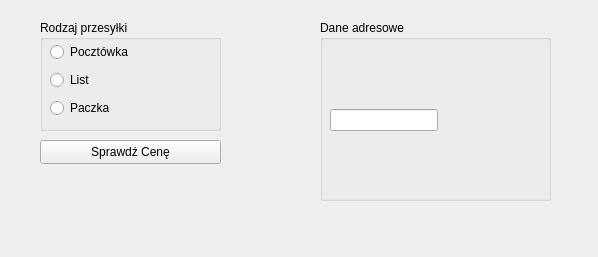
<?xml version="1.0" encoding="UTF-8"?>
<ui version="4.0">
 <class>NadajPrzesylke</class>
 <widget class="QWidget" name="NadajPrzesylke">
  <property name="geometry">
   <rect>
    <x>0</x>
    <y>0</y>
    <width>598</width>
    <height>257</height>
   </rect>
  </property>
  <property name="windowTitle">
   <string>Nadaj Przesyłke, Pesel: 00000000000</string>
  </property>
  <widget class="QGroupBox" name="groupBox">
   <property name="geometry">
    <rect>
     <x>40</x>
     <y>20</y>
     <width>181</width>
     <height>111</height>
    </rect>
   </property>
   <property name="title">
    <string>Rodzaj przesyłki</string>
   </property>
   <widget class="QWidget" name="verticalLayoutWidget">
    <property name="geometry">
     <rect>
      <x>10</x>
      <y>20</y>
      <width>160</width>
      <height>80</height>
     </rect>
    </property>
    <layout class="QVBoxLayout" name="verticalLayout">
     <item>
      <widget class="QRadioButton" name="radioButton_2">
       <property name="text">
        <string>Pocztówka</string>
       </property>
       <attribute name="buttonGroup">
        <string notr="true">buttonGroup</string>
       </attribute>
      </widget>
     </item>
     <item>
      <widget class="QRadioButton" name="radioButton_3">
       <property name="text">
        <string>List</string>
       </property>
       <attribute name="buttonGroup">
        <string notr="true">buttonGroup</string>
       </attribute>
      </widget>
     </item>
     <item>
      <widget class="QRadioButton" name="radioButton">
       <property name="text">
        <string>Paczka</string>
       </property>
       <attribute name="buttonGroup">
        <string notr="true">buttonGroup</string>
       </attribute>
      </widget>
     </item>
    </layout>
   </widget>
  </widget>
  <widget class="QGroupBox" name="groupBox_2">
   <property name="geometry">
    <rect>
     <x>320</x>
     <y>20</y>
     <width>231</width>
     <height>181</height>
    </rect>
   </property>
   <property name="title">
    <string>Dane adresowe</string>
   </property>
   <widget class="QWidget" name="verticalLayoutWidget_2">
    <property name="geometry">
     <rect>
      <x>10</x>
      <y>30</y>
      <width>211</width>
      <height>141</height>
     </rect>
    </property>
    <layout class="QVBoxLayout" name="verticalLayout_2">
     <item>
      <widget class="QLineEdit" name="lineEdit">
       <property name="sizePolicy">
        <sizepolicy hsizetype="Fixed" vsizetype="Fixed">
         <horstretch>0</horstretch>
         <verstretch>0</verstretch>
        </sizepolicy>
       </property>
      </widget>
     </item>
    </layout>
   </widget>
  </widget>
  <widget class="QPushButton" name="pushButton">
   <property name="geometry">
    <rect>
     <x>40</x>
     <y>140</y>
     <width>181</width>
     <height>24</height>
    </rect>
   </property>
   <property name="text">
    <string>Sprawdź Cenę</string>
   </property>
  </widget>
 </widget>
 <resources/>
 <connections/>
 <buttongroups>
  <buttongroup name="buttonGroup"/>
 </buttongroups>
</ui>
